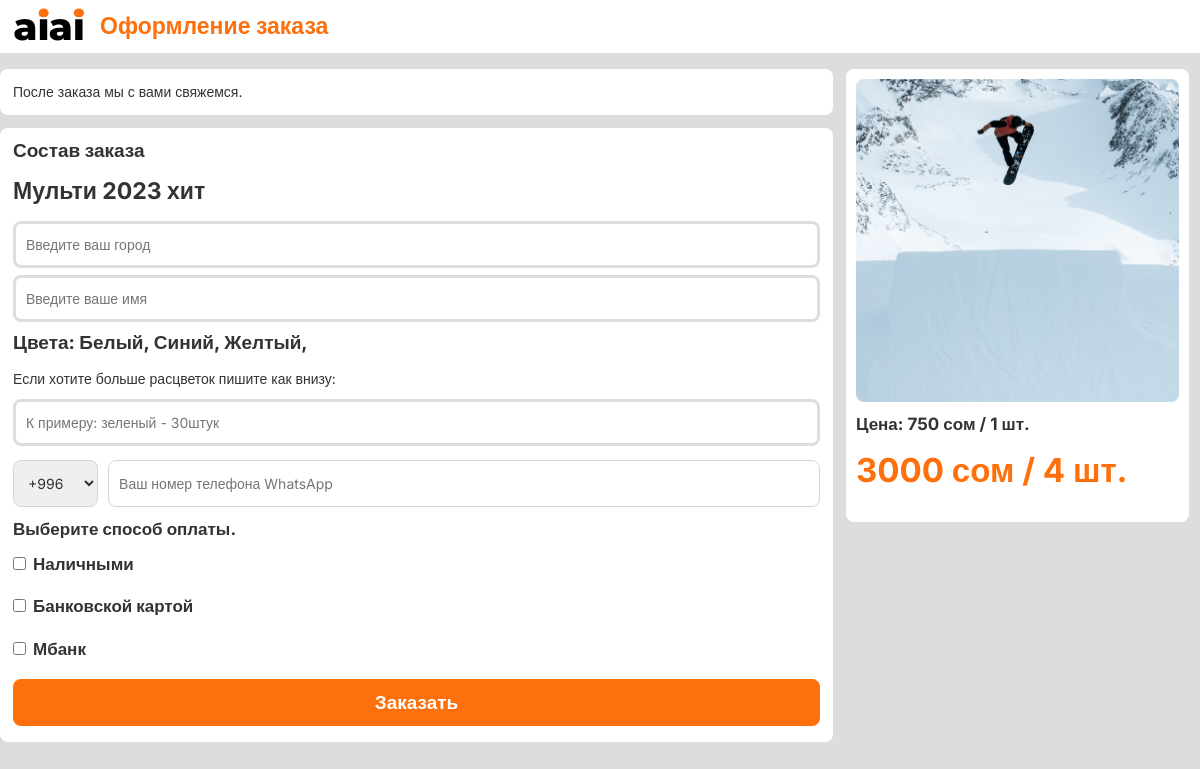
The page /order/8/ on the database its author committed.
### core/models.py (models this page shows, shortened)
class Products(models.Model):
    title = models.CharField(max_length=255, null=True, blank=True)
    price = models.IntegerField()
    color = models.CharField(max_length=100, null=True, blank=True)
    tekstil = models.CharField(max_length=155, null=True, blank=True)
    fixed__price__i = 4
    colors = models.ManyToManyField(ColorK, related_name='colors')
    discount = models.IntegerField(null=True)
    created_at = models.DateTimeField(
        auto_now_add=True,
        null=True,
    )
    picture = models.FileField(
        upload_to="product_image",
        blank=True,
        verbose_name="Картинки товаров"
    )

class ColorK(models.Model):
    name = models.CharField(max_length=255, verbose_name="Название", null=True)
    picture = models.ImageField(upload_to="product__image", blank=True, verbose_name="Картинка цветов", db_index=True)

### core/views.py (the view, shortened to what this page needs)
# urls.py: path('order/<int:id>/', createOrder, name="orders"),
def createOrder(request, id):
    order = Order.objects.all()
    product = get_object_or_404(Products, id=id)
    colors = ColorK.objects.all()
    codep = CodeP.objects.all()
    context = {
                "order": order,
                "product": product,
                "colors": colors,
                "codep": codep,
            }
    if request.method == "GET":
        return render(request, 'cart.html', context=context)

### core/templates/cart.html (shortened to what this page needs)
{% load static %}
<!DOCTYPE html>
<html lang="en">
<head>
    <link rel="stylesheet" href="{% static 'style.css' %}">
    <link href="https://cdn.jsdelivr.net/npm/bootstrap@5.3.0-alpha1/dist/css/bootstrap.min.css" rel="stylesheet">
    <link rel="stylesheet" href="https://maxcdn.bootstrapcdn.com/bootstrap/3.3.7/css/bootstrap.min.css">
</head>
<body class="gray">
    <div class="pc">
        <div class="navbar__cart">
            <div class="container__mine">
                <div class="navbar__cart__logo">
                    <a href="{% url 'main' %}"><img src="{% static 'svg/logo.svg' %}" class="cart__logo"></a>
                    <span class="navbar__cart__title">Оформление заказа</span>
                </div>
            </div>
        </div>
        <div class="cart">
            <div class="container__mine">
                <div class="d-f">
                    <div class="block__info">
                        <div class="approach__for__pay"><form>После заказа мы с вами свяжемся.</form></div>
                        <div class="info__product">
                            <h3 class="info__product__title">Состав заказа</h3>
                            <form method="POST">
                                <input type="text" class="form__input" name="productChoosed" value="{{product.title}}" readonly>
                                <div class="information">
                                    <input type="text" class="address__input" placeholder="Введите ваш город" name="cityAddress">
                                    <input type="text" class="address__input" placeholder="Введите ваше имя" name="name">
                                    <div class="colorsItem">Цвета: {% for v in product.colors.all %}{{v.name}}, {% endfor %}</div>
                                    <div class="mb-3">Если хотите больше расцветок пишите как внизу: </div>
                                    <input type="text" class="address__input" placeholder="К примеру: зеленый - 30штук" name="colorsValue">
                                <div class="phone__code__address">
                                    <select class="country__prefix" name="phoneCode" id="phone__code">
                                        {% for k in codep %}
                                            <option>{{k.code}}</option>
                                        {% endfor %}
                                    </select>
                                    <input type="tel" class="phone__number" placeholder="Ваш номер телефона WhatsApp" id="phone_number" name="phoneNumber">
                                </div>
                                </div>
                                <div class="paymentMethods">
                                    <h3 class="paymentMethods__title">Выберите способ оплаты.</h3>
                                    <div class="paymentMethods__item">
                                        <input name="cashMethod" type="checkbox"><label>Наличными</label>
                                    </div>
                                    <div class="paymentMethods__item">
                                        <input name="bankCartMethod" type="checkbox"><label>Банковской картой</label>
                                    </div>
                                    <div class="paymentMethods__item">
                                        <input name="mbank" type="checkbox"><label>Мбанк</label>
                                    </div>
                                </div>
                                <button class="uni-btn">Заказать</button>
                        </div>
                    </div>
                    <div class="info__product__final">
                        <img src="{{product.picture.url}}" class="info__product__final__img">
                        <span class="infoPrice">Цена: {{product.price}} сом / 1 шт.</span>
                        <span class="info__product__final__price">
                            <input type="text" name="total" class="resultPrice" value="{{ product.price|add:product.price|add:product.price|add:product.price }} сом / 4 шт." readonly>
                        </span>
                    </div>
                </div>
            </div>
        </div>
    </div>
</body>
</html>

### core/static/style.css (style rules this page uses)
* { margin: 0; padding: 0; box-sizing: border-box; font-family: 'Inter', sans-serif; }
.container__mine { max-width: 1200px; margin: 0 auto; }
input { outline: none; transition-duration: 0.3s; }
input[type="checkbox"]:after { position: absolute; font-family: "Font Awesome 5 Free"; font-weight: 400; content: "\f111"; font-size: 18px; color: #478bfb; right: 10px; top: -5px; }
.phone__number { width: 100%; height: 47px; border-radius: 8px; border: 1px solid #d5d5d5; padding-left: 10px; transition-duration: 0.3s; }
.country__prefix { width: 95px; height: 47px; margin-right: 10px; border: 1px solid #d5d5d5; border-radius: 8px; padding-left: 10px; transition-duration: 0.3s; }
.navbar__cart__logo { display: flex; align-items: center; padding: 3px 0px 3px 0px; }
.cart__logo { width: 100px; }
.gray { background-color: #ddd; margin: 0; padding: 0; }
.navbar__cart { background-color: white; }
.navbar__cart__title { font-weight: 700; font-size: 23px; color: #FE700B; }
.approach__for__pay { margin-top: 13px; width: 833px; height: auto; border-radius: 8px; background-color: white; padding: 13px; }
.info__product { margin-top: 13px; margin-bottom: 13px; width: 833px; height: auto; border-radius: 8px; background-color: white; padding: 13px; }
.address__input { width: 100%; height: 47px; margin-bottom: 7px; padding-left: 10px; border-radius: 8px; border: 3px solid #ddd; }
.cart { margin-top: 3px; }
.phone__code__address { display: flex; margin-top: 7px; }
.info__product__title { margin: 0; padding: 0; font-weight: 700; font-size: 19px; }
.form__input { width: 100%; height: auto; font-size: 23px; margin: 13px auto; font-weight: 700; border: none; cursor: default; }
.d-f { display: flex; }
.uni-btn { width: 100%; height: 47px; border: none; margin: 13px 0px 3px 0px; border-radius: 8px; font-weight: 700; font-size: 19px; background-color: #FE700B; color: white; }
.info__product__final { width: 100%; height: 453px; background: white; margin: 13px; border-radius: 8px; padding: 10px 10px 10px 10px; }
.info__product__final__img { width: 323px; height: 323px; object-fit: cover; border-radius: 8px; margin-bottom: 10px; }
.info__product__final__price { font-size: 33px; font-weight: 700; color: #FE700B; }
.resultPrice { width: 300px; border: none; }
.paymentMethods { display: flex; flex-direction: column; row-gap: 13px; margin-top: 13px; }
.paymentMethods__item label { margin-left: 7px; font-size: 17px; }
.infoPrice { font-weight: 700; font-size: 17px; margin-top: 13px; }
.paymentMethods__title { font-weight: 700; font-size: 17px; margin-bottom: 0px; margin-top: 0px; }
.colorsItem { font-weight: 700; font-size: 19px; margin-bottom: 13px; }

### rows shown on the page
Products: productChoosed "Мульти 2023 хит", picture (picture), price "750", total "3000 сом / 4 шт."
ColorK: name "Белый"
ColorK: name "Синий"
ColorK: name "Желтый"

### other values the page prints
form field phoneCode "+996"
